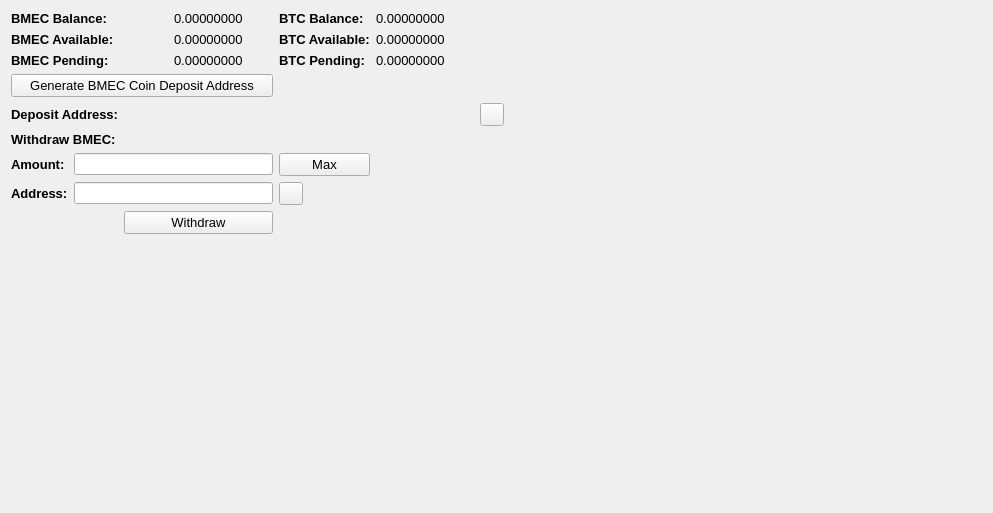
     <widget class="QWidget" name="BalanceTab">
      <attribute name="title">
       <string>Balance</string>
      </attribute>
      <layout class="QGridLayout" name="gridLayout_2">
       <item row="0" column="0" colspan="2">
        <widget class="QLabel" name="label_11">
         <property name="font">
          <font>
           <pointsize>10</pointsize>
           <weight>75</weight>
           <bold>true</bold>
          </font>
         </property>
         <property name="text">
          <string>BMEC Balance:</string>
         </property>
        </widget>
       </item>
       <item row="0" column="3">
        <widget class="QLabel" name="TXBalanceLabel">
         <property name="font">
          <font>
           <pointsize>10</pointsize>
          </font>
         </property>
         <property name="text">
          <string>0.00000000</string>
         </property>
         <property name="textInteractionFlags">
          <set>Qt::LinksAccessibleByMouse|Qt::TextSelectableByMouse</set>
         </property>
        </widget>
       </item>
       <item row="0" column="4">
        <widget class="QLabel" name="label_12">
         <property name="font">
          <font>
           <pointsize>10</pointsize>
           <weight>75</weight>
           <bold>true</bold>
          </font>
         </property>
         <property name="text">
          <string>BTC Balance:</string>
         </property>
        </widget>
       </item>
       <item row="0" column="5">
        <widget class="QLabel" name="BitcoinBalanceLabel">
         <property name="font">
          <font>
           <pointsize>10</pointsize>
          </font>
         </property>
         <property name="text">
          <string>0.00000000</string>
         </property>
         <property name="textInteractionFlags">
          <set>Qt::LinksAccessibleByMouse|Qt::TextSelectableByMouse</set>
         </property>
        </widget>
       </item>
       <item row="0" column="7" rowspan="10">
        <spacer name="horizontalSpacer_4">
         <property name="orientation">
          <enum>Qt::Horizontal</enum>
         </property>
         <property name="sizeHint" stdset="0">
          <size>
           <width>478</width>
           <height>488</height>
          </size>
         </property>
        </spacer>
       </item>
       <item row="1" column="0" colspan="2">
        <widget class="QLabel" name="label_13">
         <property name="font">
          <font>
           <pointsize>10</pointsize>
           <weight>75</weight>
           <bold>true</bold>
          </font>
         </property>
         <property name="text">
          <string>BMEC Available:</string>
         </property>
        </widget>
       </item>
       <item row="1" column="3">
        <widget class="QLabel" name="TXAvailableLabel_2">
         <property name="font">
          <font>
           <pointsize>10</pointsize>
          </font>
         </property>
         <property name="text">
          <string>0.00000000</string>
         </property>
         <property name="textInteractionFlags">
          <set>Qt::LinksAccessibleByMouse|Qt::TextSelectableByMouse</set>
         </property>
        </widget>
       </item>
       <item row="1" column="4">
        <widget class="QLabel" name="label_15">
         <property name="font">
          <font>
           <pointsize>10</pointsize>
           <weight>75</weight>
           <bold>true</bold>
          </font>
         </property>
         <property name="text">
          <string>BTC Available:</string>
         </property>
        </widget>
       </item>
       <item row="1" column="5">
        <widget class="QLabel" name="BitcoinAvailableLabel">
         <property name="font">
          <font>
           <pointsize>10</pointsize>
          </font>
         </property>
         <property name="text">
          <string>0.00000000</string>
         </property>
         <property name="textInteractionFlags">
          <set>Qt::LinksAccessibleByMouse|Qt::TextSelectableByMouse</set>
         </property>
        </widget>
       </item>
       <item row="2" column="0" colspan="2">
        <widget class="QLabel" name="label_14">
         <property name="font">
          <font>
           <pointsize>10</pointsize>
           <weight>75</weight>
           <bold>true</bold>
          </font>
         </property>
         <property name="text">
          <string>BMEC Pending:</string>
         </property>
        </widget>
       </item>
       <item row="2" column="3">
        <widget class="QLabel" name="TXPendingLabel">
         <property name="font">
          <font>
           <pointsize>10</pointsize>
          </font>
         </property>
         <property name="text">
          <string>0.00000000</string>
         </property>
         <property name="textInteractionFlags">
          <set>Qt::LinksAccessibleByMouse|Qt::TextSelectableByMouse</set>
         </property>
        </widget>
       </item>
       <item row="2" column="4">
        <widget class="QLabel" name="label_31">
         <property name="font">
          <font>
           <pointsize>10</pointsize>
           <weight>75</weight>
           <bold>true</bold>
          </font>
         </property>
         <property name="text">
          <string>BTC Pending:</string>
         </property>
        </widget>
       </item>
       <item row="2" column="5">
        <widget class="QLabel" name="BitcoinPendingLabel">
         <property name="font">
          <font>
           <pointsize>10</pointsize>
          </font>
         </property>
         <property name="text">
          <string>0.00000000</string>
         </property>
         <property name="textInteractionFlags">
          <set>Qt::LinksAccessibleByMouse|Qt::TextSelectableByMouse</set>
         </property>
        </widget>
       </item>
       <item row="3" column="0" colspan="4">
        <widget class="QPushButton" name="GenDepositBTN">
         <property name="font">
          <font>
           <pointsize>10</pointsize>
          </font>
         </property>
         <property name="text">
          <string>Generate BMEC Coin Deposit Address</string>
         </property>
        </widget>
       </item>
       <item row="4" column="0" colspan="3">
        <widget class="QLabel" name="label_33">
         <property name="font">
          <font>
           <pointsize>10</pointsize>
           <weight>75</weight>
           <bold>true</bold>
          </font>
         </property>
         <property name="text">
          <string>Deposit Address:</string>
         </property>
        </widget>
       </item>
       <item row="4" column="3" colspan="3">
        <widget class="QLabel" name="DepositAddressLabel">
         <property name="minimumSize">
          <size>
           <width>300</width>
           <height>0</height>
          </size>
         </property>
         <property name="palette">
          <palette>
           <active>
            <colorrole role="WindowText">
             <brush brushstyle="SolidPattern">
              <color alpha="255">
               <red>0</red>
               <green>0</green>
               <blue>0</blue>
              </color>
             </brush>
            </colorrole>
            <colorrole role="Text">
             <brush brushstyle="SolidPattern">
              <color alpha="255">
               <red>0</red>
               <green>0</green>
               <blue>255</blue>
              </color>
             </brush>
            </colorrole>
           </active>
           <inactive>
            <colorrole role="WindowText">
             <brush brushstyle="SolidPattern">
              <color alpha="255">
               <red>0</red>
               <green>0</green>
               <blue>0</blue>
              </color>
             </brush>
            </colorrole>
            <colorrole role="Text">
             <brush brushstyle="SolidPattern">
              <color alpha="255">
               <red>0</red>
               <green>0</green>
               <blue>255</blue>
              </color>
             </brush>
            </colorrole>
           </inactive>
           <disabled>
            <colorrole role="WindowText">
             <brush brushstyle="SolidPattern">
              <color alpha="255">
               <red>120</red>
               <green>120</green>
               <blue>120</blue>
              </color>
             </brush>
            </colorrole>
            <colorrole role="Text">
             <brush brushstyle="SolidPattern">
              <color alpha="255">
               <red>120</red>
               <green>120</green>
               <blue>120</blue>
              </color>
             </brush>
            </colorrole>
           </disabled>
          </palette>
         </property>
         <property name="font">
          <font>
           <pointsize>10</pointsize>
           <weight>75</weight>
           <bold>true</bold>
          </font>
         </property>
         <property name="text">
          <string/>
         </property>
         <property name="alignment">
          <set>Qt::AlignRight|Qt::AlignTrailing|Qt::AlignVCenter</set>
         </property>
         <property name="textInteractionFlags">
          <set>Qt::LinksAccessibleByMouse|Qt::TextSelectableByKeyboard|Qt::TextSelectableByMouse</set>
         </property>
        </widget>
       </item>
       <item row="4" column="6">
        <widget class="QToolButton" name="DepositCopyButton">
         <property name="toolTip">
          <string>Copy to clipboard</string>
         </property>
         <property name="text">
          <string/>
         </property>
         <property name="icon">
          <iconset resource="../bitcoin.qrc">
           <normaloff>:/icons/editcopy</normaloff>:/icons/editcopy</iconset>
         </property>
         <property name="shortcut">
          <string>Alt+P</string>
         </property>
        </widget>
       </item>
       <item row="5" column="0" colspan="2">
        <widget class="QLabel" name="label_34">
         <property name="font">
          <font>
           <pointsize>10</pointsize>
           <weight>75</weight>
           <bold>true</bold>
          </font>
         </property>
         <property name="text">
          <string>Withdraw BMEC:</string>
         </property>
        </widget>
       </item>
       <item row="6" column="0">
        <widget class="QLabel" name="label_26">
         <property name="font">
          <font>
           <pointsize>10</pointsize>
           <weight>75</weight>
           <bold>true</bold>
          </font>
         </property>
         <property name="text">
          <string>Amount:</string>
         </property>
        </widget>
       </item>
       <item row="6" column="1" colspan="3">
        <widget class="QLineEdit" name="WithdrawUnitsInput">
         <property name="font">
          <font>
           <pointsize>9</pointsize>
           <weight>75</weight>
           <bold>true</bold>
          </font>
         </property>
         <property name="text">
          <string/>
         </property>
        </widget>
       </item>
       <item row="6" column="4">
        <widget class="QPushButton" name="Withdraw_Max_Amount">
         <property name="font">
          <font>
           <pointsize>10</pointsize>
          </font>
         </property>
         <property name="text">
          <string>Max</string>
         </property>
        </widget>
       </item>
       <item row="7" column="0">
        <widget class="QLabel" name="label_10">
         <property name="font">
          <font>
           <pointsize>10</pointsize>
           <weight>75</weight>
           <bold>true</bold>
          </font>
         </property>
         <property name="text">
          <string>Address:</string>
         </property>
        </widget>
       </item>
       <item row="7" column="1" colspan="3">
        <widget class="QLineEdit" name="WithdrawAddress">
         <property name="font">
          <font>
           <pointsize>9</pointsize>
           <weight>75</weight>
           <bold>true</bold>
          </font>
         </property>
        </widget>
       </item>
       <item row="7" column="4">
        <widget class="QToolButton" name="WithdrawPasteButton">
         <property name="toolTip">
          <string>Paste from clipboard</string>
         </property>
         <property name="text">
          <string/>
         </property>
         <property name="icon">
          <iconset resource="../bitcoin.qrc">
           <normaloff>:/icons/editpaste</normaloff>:/icons/editpaste</iconset>
         </property>
         <property name="shortcut">
          <string>Alt+P</string>
         </property>
        </widget>
       </item>
       <item row="8" column="2" colspan="2">
        <widget class="QPushButton" name="WithdrawUnitsBtn">
         <property name="font">
          <font>
           <pointsize>10</pointsize>
          </font>
         </property>
         <property name="text">
          <string>Withdraw</string>
         </property>
        </widget>
       </item>
       <item row="9" column="0" colspan="6">
        <spacer name="verticalSpacer">
         <property name="orientation">
          <enum>Qt::Vertical</enum>
         </property>
         <property name="sizeHint" stdset="0">
          <size>
           <width>428</width>
           <height>262</height>
          </size>
         </property>
        </spacer>
       </item>
      </layout>
      <zorder>label_31</zorder>
      <zorder>label_15</zorder>
      <zorder>label_12</zorder>
      <zorder>label_14</zorder>
      <zorder>label_13</zorder>
      <zorder>label_11</zorder>
      <zorder>BitcoinBalanceLabel</zorder>
      <zorder>TXBalanceLabel</zorder>
      <zorder>TXAvailableLabel_2</zorder>
      <zorder>TXPendingLabel</zorder>
      <zorder>BitcoinAvailableLabel</zorder>
      <zorder>BitcoinPendingLabel</zorder>
      <zorder>label_33</zorder>
      <zorder>GenDepositBTN</zorder>
      <zorder>DepositAddressLabel</zorder>
      <zorder>Withdraw_Max_Amount</zorder>
      <zorder>label_34</zorder>
      <zorder>WithdrawUnitsInput</zorder>
      <zorder>label_10</zorder>
      <zorder>label_26</zorder>
      <zorder>WithdrawAddress</zorder>
      <zorder>WithdrawUnitsBtn</zorder>
      <zorder>horizontalSpacer_4</zorder>
      <zorder>verticalSpacer</zorder>
      <zorder>WithdrawPasteButton</zorder>
      <zorder>DepositCopyButton</zorder>
     </widget>
